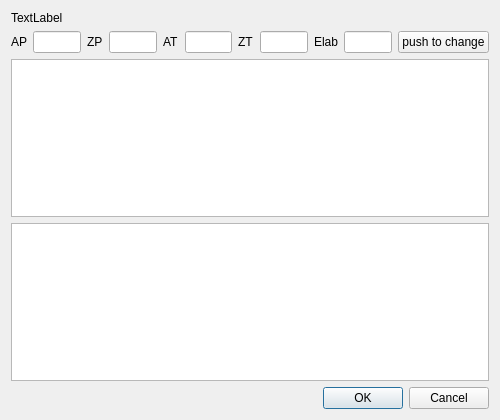
<?xml version="1.0" encoding="UTF-8"?>
<ui version="4.0">
 <class>Dialog</class>
 <widget class="QDialog" name="Dialog">
  <property name="geometry">
   <rect>
    <x>0</x>
    <y>0</y>
    <width>500</width>
    <height>420</height>
   </rect>
  </property>
  <property name="windowTitle">
   <string>Dialog</string>
  </property>
  <layout class="QVBoxLayout" name="verticalLayout_2">
   <item>
    <layout class="QVBoxLayout" name="verticalLayout">
     <item>
      <widget class="QLabel" name="label">
       <property name="text">
        <string>TextLabel</string>
       </property>
      </widget>
     </item>
     <item>
      <layout class="QHBoxLayout" name="horizontalLayout">
       <item>
        <widget class="QLabel" name="label_2">
         <property name="text">
          <string>AP</string>
         </property>
        </widget>
       </item>
       <item>
        <widget class="QLineEdit" name="lineEdit_ap"/>
       </item>
       <item>
        <widget class="QLabel" name="label_3">
         <property name="text">
          <string>ZP</string>
         </property>
        </widget>
       </item>
       <item>
        <widget class="QLineEdit" name="lineEdit_zp"/>
       </item>
       <item>
        <widget class="QLabel" name="label_4">
         <property name="text">
          <string>AT</string>
         </property>
        </widget>
       </item>
       <item>
        <widget class="QLineEdit" name="lineEdit_at"/>
       </item>
       <item>
        <widget class="QLabel" name="label_5">
         <property name="text">
          <string>ZT</string>
         </property>
        </widget>
       </item>
       <item>
        <widget class="QLineEdit" name="lineEdit_zt"/>
       </item>
       <item>
        <widget class="QLabel" name="label_6">
         <property name="text">
          <string>Elab</string>
         </property>
        </widget>
       </item>
       <item>
        <widget class="QLineEdit" name="lineEdit_elab"/>
       </item>
       <item>
        <widget class="QPushButton" name="button_change">
         <property name="text">
          <string>push to change</string>
         </property>
        </widget>
       </item>
      </layout>
     </item>
     <item>
      <widget class="QListWidget" name="listWidget"/>
     </item>
     <item>
      <widget class="QTextBrowser" name="textBrowser"/>
     </item>
     <item>
      <widget class="QDialogButtonBox" name="buttonBox">
       <property name="orientation">
        <enum>Qt::Horizontal</enum>
       </property>
       <property name="standardButtons">
        <set>QDialogButtonBox::Cancel|QDialogButtonBox::Ok</set>
       </property>
      </widget>
     </item>
    </layout>
   </item>
  </layout>
 </widget>
 <resources/>
 <connections>
  <connection>
   <sender>buttonBox</sender>
   <signal>accepted()</signal>
   <receiver>Dialog</receiver>
   <slot>accept()</slot>
   <hints>
    <hint type="sourcelabel">
     <x>248</x>
     <y>254</y>
    </hint>
    <hint type="destinationlabel">
     <x>157</x>
     <y>274</y>
    </hint>
   </hints>
  </connection>
  <connection>
   <sender>buttonBox</sender>
   <signal>rejected()</signal>
   <receiver>Dialog</receiver>
   <slot>reject()</slot>
   <hints>
    <hint type="sourcelabel">
     <x>316</x>
     <y>260</y>
    </hint>
    <hint type="destinationlabel">
     <x>286</x>
     <y>274</y>
    </hint>
   </hints>
  </connection>
 </connections>
</ui>
